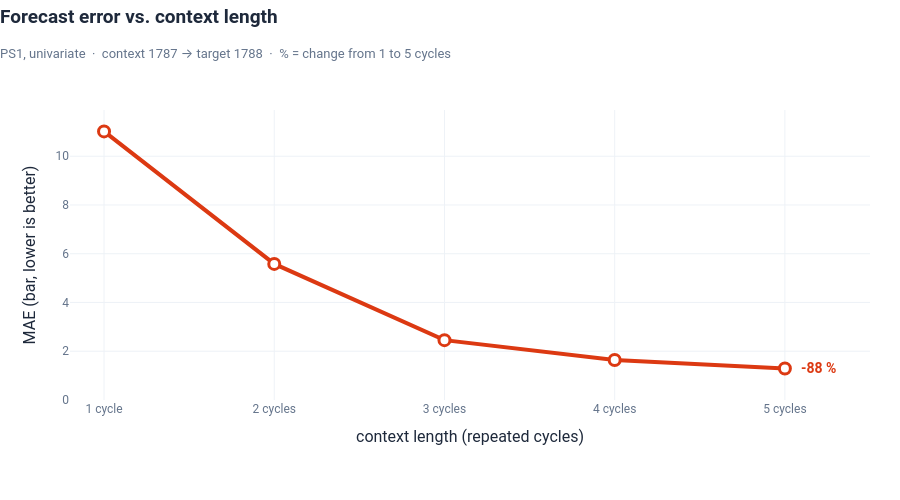

Source (notebook cell):
### Markdown cell above
### Does the error drop as context grows?

The MAE of the forecast of cycle 1788 for each context length. The label on the right is the change from 1 to 5 cycles.

### Code cell
VARIANTS = {"univariate": (False, C_UNI), "+EPS1 covariate": (True, C_COV)}


def metric_figure(variant_names, title: str, subtitle: str) -> go.Figure:
    # MAE of the target-cycle forecast for each context length, one line per variant.
    fig = go.Figure()
    for i, name in enumerate(variant_names):
        cov, color = VARIANTS[name]
        err = [run(n, cov)["mae"] for n in N_LIST]
        fig.add_trace(go.Scatter(x=list(N_LIST), y=err, name=name, mode="lines+markers",
                                 line=dict(color=color, width=4), marker=dict(size=11, color="white", line=dict(color=color, width=3)),
                                 hovertemplate=f"{name}: " + "%{y:.2f} bar<extra></extra>"))
        drop = (err[-1] - err[0]) / err[0] * 100
        fig.add_annotation(x=N_LIST[-1], y=err[-1], text=f"<b>{drop:+.0f} %</b>", showarrow=False, xanchor="left", xshift=14,
                           yshift=11 * (-1) ** i if len(variant_names) > 1 else 0, font=dict(color=color, size=14))
    fig.update_layout(title=dict(text=title, subtitle=dict(text=subtitle)), height=500, margin=dict(t=110), legend_y=-0.22)
    fig.update_xaxes(title_text="context length (repeated cycles)", tickmode="array", tickvals=list(N_LIST),
                     ticktext=[f"{n} cycle{'s' if n > 1 else ''}" for n in N_LIST], range=[0.8, N_LIST[-1] + 0.5])
    fig.update_yaxes(title_text="MAE (bar, lower is better)", rangemode="tozero")
    return fig


show(metric_figure(["univariate"], "Forecast error vs. context length",
                   f"PS1, univariate  ·  context {CONTEXT_ID} → target {TARGET_ID}  ·  % = change from 1 to 5 cycles"),
     "error-vs-context")

### Figure 1 — Plotly figure (JSON) as saved in the notebook; plotly's stock layout.template omitted (floating-point values rounded to 4 significant figures)
{"data": [{"hovertemplate": "univariate: %{y:.2f} bar<extra></extra>", "line": {"color": "#DC3912", "width": 4}, "marker": {"color": "white", "line": {"color": "#DC3912", "width": 3}, "size": 11}, "mode": "lines+markers", "name": "univariate", "type": "scatter", "x": [1, 2, 3, 4, 5], "y": [11.02, 5.582, 2.454, 1.642, 1.295]}], "layout": {"annotations": [{"font": {"color": "#DC3912", "size": 14}, "showarrow": false, "text": "<b>-88 %</b>", "x": 5, "xanchor": "left", "xshift": 14, "y": 1.295, "yshift": 0}], "height": 500, "legend": {"y": -0.22}, "margin": {"t": 110}, "title": {"subtitle": {"text": "PS1, univariate  ·  context 1787 → target 1788  ·  % = change from 1 to 5 cycles"}, "text": "Forecast error vs. context length"}, "xaxis": {"range": [0.8, 5.5], "tickmode": "array", "ticktext": ["1 cycle", "2 cycles", "3 cycles", "4 cycles", "5 cycles"], "tickvals": [1, 2, 3, 4, 5], "title": {"text": "context length (repeated cycles)"}}, "yaxis": {"rangemode": "tozero", "title": {"text": "MAE (bar, lower is better)"}}}}
